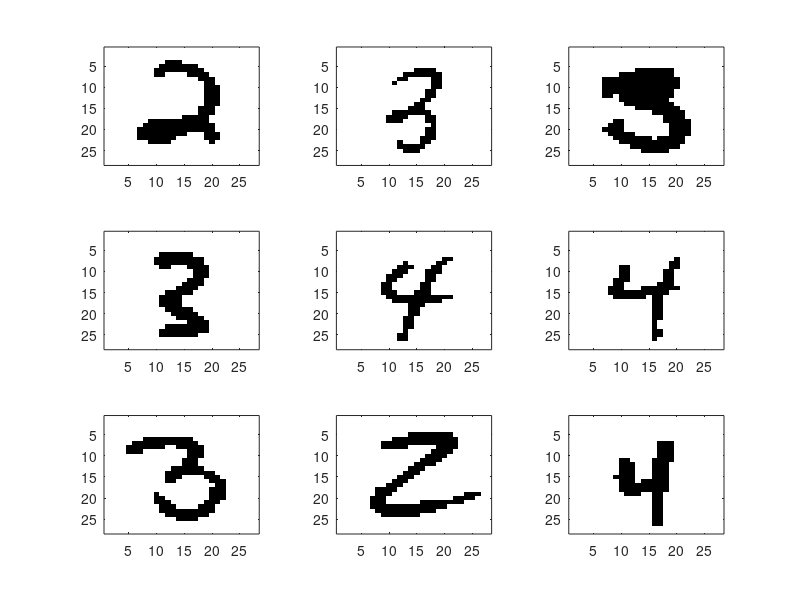

Reproduce this figure in MATLAB.
%% load the data
N = 800; 
D = 28*28; 
X = uint8(zeros(N,D)); 
fid = fopen('a012_images.dat', 'r'); 
for i = 1:N 
    X(i,:) = fread(fid, [D], 'uint8'); 
end 
status = fclose(fid);

%% show some sample images
% for reproducibility
rng(42);
ix = randi(N,9,1);
samples = X(ix,:);

BW_map=[1,1,1; 0,0,0]; colormap(BW_map);
hold on;
for i=1:size(samples,1)
    subplot(3,3,i);
    image(reshape(X(i,:),[28,28]));
end
hold off;